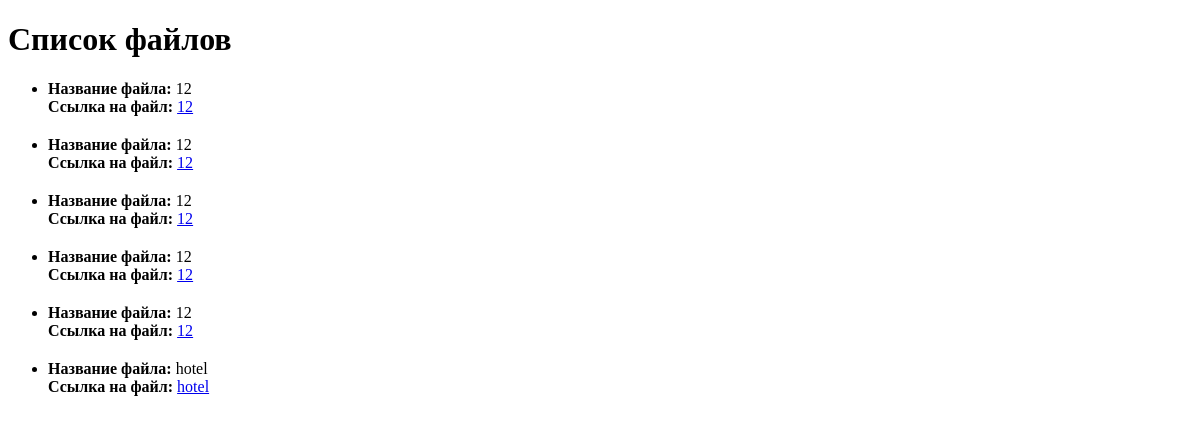
The page /files/ on the database as committed earlier.
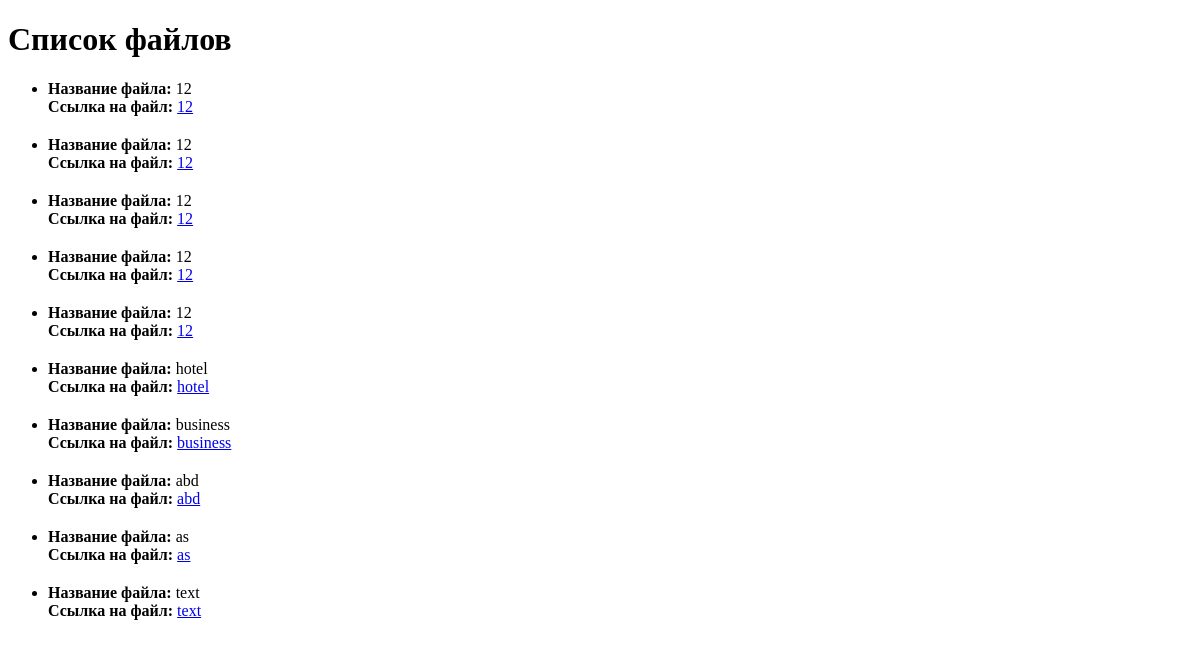
The same page on the database as committed later.
### servece/models.py (models this page shows, shortened)
class UploadFile(models.Model):
    file_name = models.CharField(max_length=255)
    file = models.FileField(upload_to='uploads/')
    uploaded_at = models.DateTimeField(auto_now_add=True)

### servece/views.py (the view)
# urls.py: path('files/', get_files, name='get_files')
def get_files(request):
    files = UploadFile.objects.all()
    file_data = UploadFileSerializer(files, many=True).data
    return render(request, 'servece/file_list.html', {'files': file_data})

### servece/templates/servece/file_list.html (shortened to what this page needs)
<!DOCTYPE html>
<html>
<head>
</head>
<body>
    <h1>Список файлов</h1>
    <ul>
        {% for file in files %}
            <li>
                <strong>Название файла:</strong> {{ file.file_name }}<br>
                <strong>Ссылка на файл:</strong> <a href="{{ file.file }}">{{ file.file_name }}</a><br>
            </li>
        {% endfor %}
    </ul>
</body>
</html>

### servece/templates/servece/file_list.html (style rules this page uses)
li { margin-bottom: 20px; }

Rows that differ between the two databases and show on the page:
added UploadFile: file_name "business", file_name "business"
added UploadFile: file_name "abd", file_name "abd"
added UploadFile: file_name "as", file_name "as"
added UploadFile: file_name "text", file_name "text"
Other text that changed with them:
new list line: "Название файла: Ссылка на файл:"
